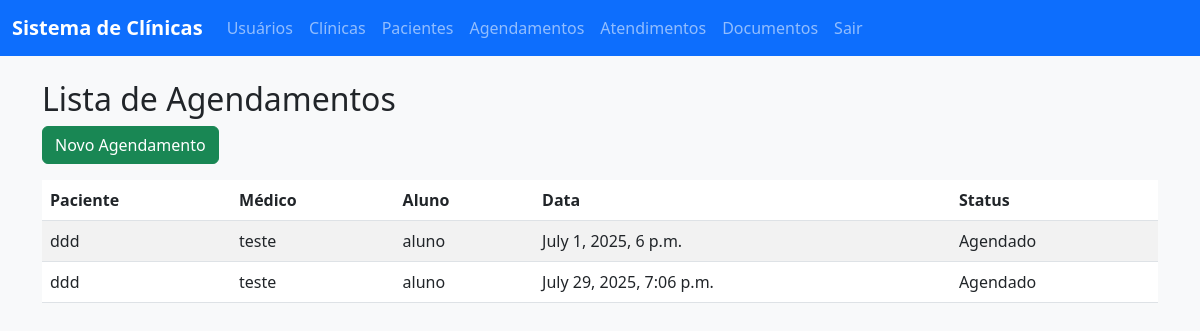
Page /agendamentos/ (signed in) on the committed database.
### clinica/models.py (models this page shows, shortened)
class Agendamento(models.Model):
    paciente = models.ForeignKey(Paciente, on_delete=models.CASCADE) # Paciente associado
    medico = models.ForeignKey(User, on_delete=models.CASCADE, limit_choices_to={'perfil': 'PROFESSOR'}) # Médico (apenas professores)
    aluno = models.ForeignKey(User, on_delete=models.CASCADE, related_name='agendamentos_aluno', limit_choices_to={'perfil': 'ALUNO'}, null=True) # Aluno (opcional)
    data = models.DateTimeField()                 # Data e hora do agendamento
    status = models.CharField(
        max_length=20,
        choices=[('AGENDADO', 'Agendado'), ('CONCLUIDO', 'Concluído'), ('CANCELADO', 'Cancelado')],
        default='AGENDADO'
    )

class Paciente(models.Model):
    nome = models.CharField(max_length=100)       # Nome do paciente
    cpf = models.CharField(
        max_length=14,
        unique=True,
        validators=[RegexValidator(r'^\d{3}\.\d{3}\.\d{3}-\d{2}$', 'CPF deve estar no formato XXX.XXX.XXX-XX')]
    )
    data_nascimento = models.DateField()          # Data de nascimento
    email = models.EmailField(unique=True, blank=True, null=True) # Email (opcional)
    telefone = models.CharField(max_length=15, blank=True) # Telefone (opcional)
    endereco = models.TextField(blank=True)       # Endereço (opcional)
    responsavel_legal = models.CharField(max_length=100, blank=True) # Responsável legal (para menores)

class User(AbstractUser):
    PERFIL_CHOICES = (
        ('ATENDENTE', 'Atendente'),
        ('ALUNO', 'Aluno'),
        ('PROFESSOR', 'Professor'),
        ('COORDENADOR', 'Coordenador'),
    )
    rgm = models.CharField(max_length=20, unique=True, blank=True, null=True)
    perfil = models.CharField(max_length=20, choices=PERFIL_CHOICES, blank=True)
    clinica = models.ForeignKey('Clinica', on_delete=models.SET_NULL, null=True, blank=True)
    groups = models.ManyToManyField(
        'auth.Group',
        related_name='clinica_user_groups',
        blank=True,
        help_text='The groups this user belongs to.',
    )
    user_permissions = models.ManyToManyField(
        'auth.Permission',
        related_name='clinica_user_permissions',
        blank=True,
        help_text='Specific permissions for this user.',
    )

### clinica/views.py (the view)
# urls.py: path('agendamentos/', views.agendamento_list, name='agendamento_list'),
@login_required
def agendamento_list(request):
    agendamentos = Agendamento.objects.all()           # Obtém todos os agendamentos
    return render(request, 'agendamento_list.html', {'agendamentos': agendamentos}) # Renderiza

### clinica/templates/agendamento_list.html
{% extends 'base.html' %}
{% block content %}
    <h2>Lista de Agendamentos</h2>
    <a href="{% url 'clinica:agendamento_create' %}" class="btn btn-success mb-3">Novo Agendamento</a>
    <table class="table table-striped">
        <thead>
            <tr>
                <th>Paciente</th>
                <th>Médico</th>
                <th>Aluno</th>
                <th>Data</th>
                <th>Status</th>
            </tr>
        </thead>
        <tbody>
            {% for agendamento in agendamentos %}
                <tr>
                    <td>{{ agendamento.paciente.nome }}</td>
                    <td>{{ agendamento.medico.username }}</td>
                    <td>{{ agendamento.aluno.username|default:"N/A" }}</td>
                    <td>{{ agendamento.data }}</td>
                    <td>{{ agendamento.get_status_display }}</td>
                </tr>
            {% empty %}
                <tr>
                    <td colspan="5">Nenhum agendamento cadastrado.</td>
                </tr>
            {% endfor %}
        </tbody>
    </table>
{% endblock %}

### static/css/styles.css (style rules this page uses)
body { background-color: #f8f9fa; }
.table { background-color: white; }

### rows in the picture
Agendamento: paciente.nome "ddd", medico.username "teste", aluno.username "aluno", data "July 1, 2025, 6 p.m.", status "Agendado"
Agendamento: paciente.nome "ddd", medico.username "teste", aluno.username "aluno", data "July 29, 2025, 7:06 p.m.", status "Agendado"
